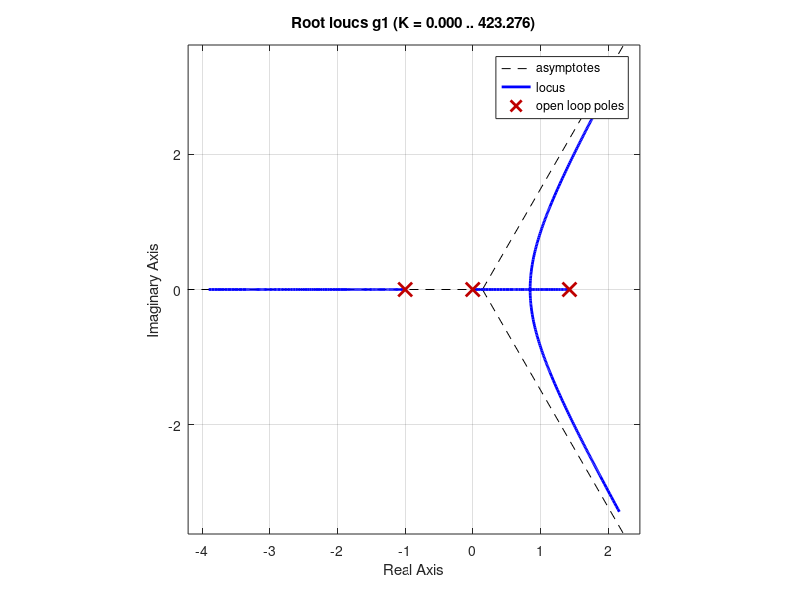

MATLAB code for this plot:
%-----------------------------------------------------------------------------
%- This is a trainer to train the root locus analysis It creates a random
% transferfunction and asks to create the root locus. It then creates the root
% locus to compare to.
%-----------------------------------------------------------------------------
clear
close all
clc

%- Parameters configure the trainer to your liking with these four settings

% How many roots should the transfer function have at most
max_many_roots = 5;
% What is the largest value for a coefficient in the numerator
max_numerator_coeff = 10;
% How many poles should the transfer function have at most
max_many_poles = 5;
% What is the largest value for a coefficient in the denominator
max_denom_coeff = 10;

%- Begin of function how many coefficients are we gonna have in the numerator
% and the denominator?
many_roots=randi([0,max_many_roots]); many_poles=randi([0,max_many_roots]);

% fill a (the coefficients for the numerator) and b (the coefficients for the
% denominator)
a=[];
for i=1:many_roots
	a=[a,randi([-max_numerator_coeff,max_numerator_coeff])];
end
b=[];
for j=1:many_poles
	b=[b,randi([-max_denom_coeff,max_denom_coeff])];
end

% We can't have empty lists for the numerator or denominator
if isempty(a)
	a=1;
end
if isempty(b)
	b=1;
end

% The transerfunction is created and introduced
disp('Please derive the locus for this function:')

g1=tf(a, b)

% Now the user creates their picture. Once they are finished they press enter
% and...
x=input('Are you ready to see the solution?', 's');

% ...is displayed with equally scaled axis
rlocus(g1);

axis equal
